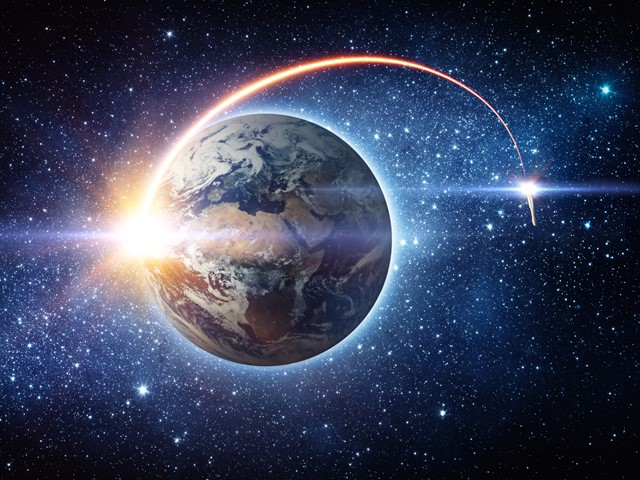
#> input picture Images/earth.jpg, 640 x 480 px, given in place of the camera
$ python 'Harry_Potter'"'"'s_cloak.py'
#> lines starting #> are read from the running program, lines starting #| are printed output that depends on the picture; after the words box and inside, x2 and y2 are one past the last pixel; in counts of white or black regions, pixels touching at a corner belong together
#importing packages
import cv2
import numpy as np

#Initializing webcam for video input
cap = cv2.VideoCapture(0)
#initial settings
cap.set(3, 640)
cap.set(4, 480)
cap.set(10, 100)
## TRACKBARS
def empty(a):
    pass


cv2.namedWindow("Trackbars")
cv2.resizeWindow("Trackbars", 640, 340)
cv2.createTrackbar("Min Hue", "Trackbars", 0, 179, empty)
#> slider 'Min Hue' is set to 35
cv2.createTrackbar("Max Hue", "Trackbars", 179, 179, empty)
cv2.createTrackbar("Min Sat", "Trackbars", 0, 255, empty)
#> slider 'Min Sat' is set to 51
cv2.createTrackbar("Max Sat", "Trackbars", 255, 255, empty)
cv2.createTrackbar("Min Val", "Trackbars", 0, 255, empty)
#> slider 'Min Val' is set to 51
cv2.createTrackbar("Max Val", "Trackbars", 255, 255, empty)

#INITIAL FRAME
while True:
    cv2.waitKey(1000)
    success, img_init = cap.read()
#> img_init is the input picture: shape (480, 640, 3); mean B, G, R 89.4, 64.5, 56.7
    if success:
        break

#ALL OTHER FRAMES
while True:
    success, img = cap.read()
    imgHSV = cv2.cvtColor(img, cv2.COLOR_BGR2HSV)
#> imgHSV: shape (480, 640, 3); mean H, S, V 110.2, 137, 92.3
    # GETTING TRACKBAR POSITIONS
    h_min = cv2.getTrackbarPos("Min Hue", "Trackbars")
    h_max = cv2.getTrackbarPos("Max Hue", "Trackbars")
    s_min = cv2.getTrackbarPos("Min Sat", "Trackbars")
    s_max = cv2.getTrackbarPos("Max Sat", "Trackbars")
    v_min = cv2.getTrackbarPos("Min Val", "Trackbars")
    v_max = cv2.getTrackbarPos("Max Val", "Trackbars")
    lower = np.array([h_min, s_min, v_min])
    upper = np.array([h_max, s_max, v_max])
    # Creating mask
    mask = cv2.inRange(imgHSV, lower, upper)
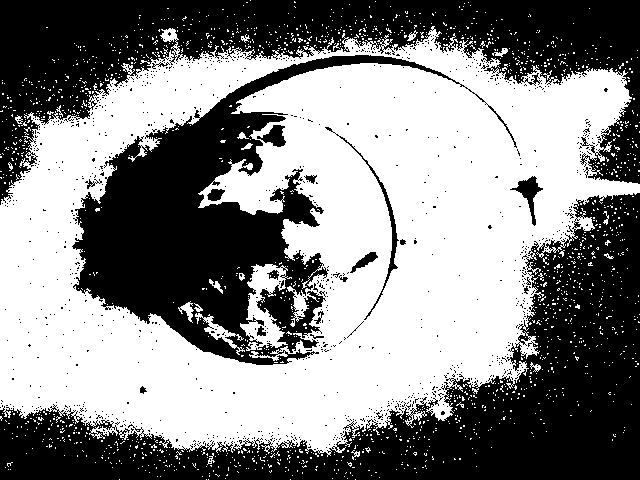
#> mask: shape (480, 640); 52.4% white; 1038 black regions (1019 under 20 px), largest, box (x1, y1, x2, y2) and area: (0, 193, 640, 480) 56309, (0, 0, 640, 205) 46499, (72, 55, 517, 365) 39255
    mask_inv = 255-mask
    # OTHER THAN BLANKET
    frame = cv2.bitwise_and(img, img, mask=mask_inv)
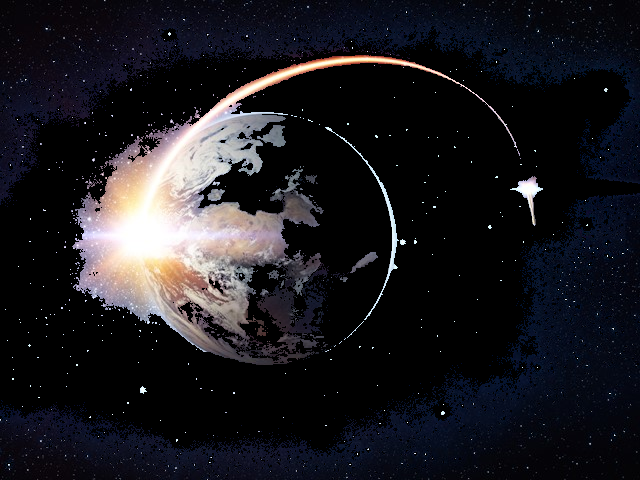
#> frame: shape (480, 640, 3); mean B, G, R 31.8, 26.9, 27.7

    blanket = cv2.bitwise_and(img_init, img_init, mask=mask)
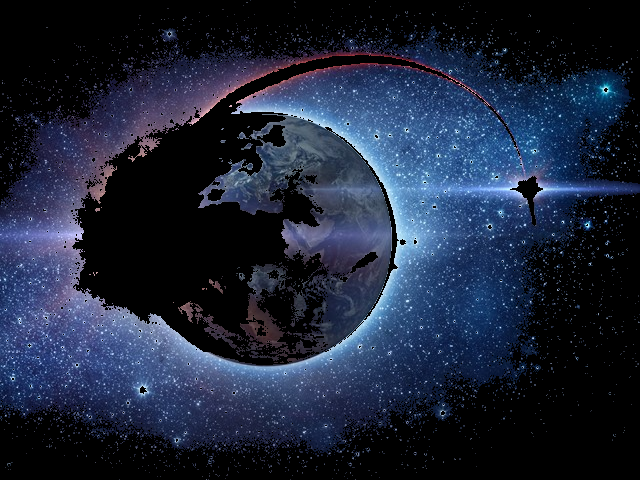
#> blanket: shape (480, 640, 3); mean B, G, R 57.6, 37.6, 29

    output = cv2.bitwise_or(frame, blanket)

    cv2.imshow("INPUT", img)
    cv2.imshow(" OUTPUT", output)
    cv2.imshow("MASK", mask)
    if cv2.waitKey(1) & 0xFF == ord('q'):  # To Exit on pressing q
#> (key q is pressed here)
        break
# IMPORTANT STEPS
cap.release()
cv2.destroyAllWindows()
